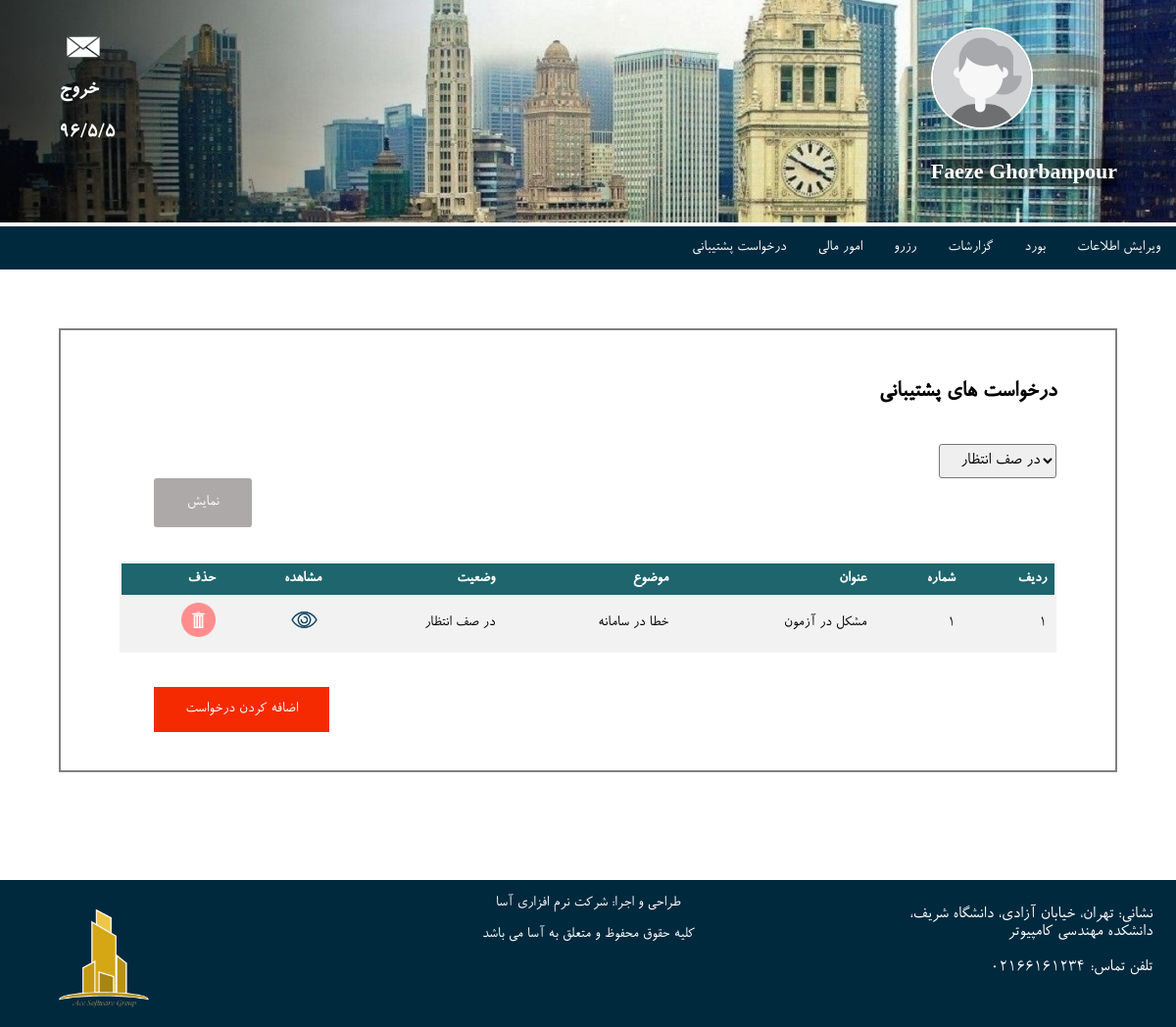
Page /manager/requests/ (signed in) on the committed database.
### Manager/models.py (models this page shows)
class Request(models.Model):
    manager = models.ForeignKey(Manager)
    title = models.CharField(max_length=20)
    subject = models.CharField(max_length= 1, choices=SUBJECT_CHOICES)
    text = models.TextField()
    state = models.CharField(max_length=2, choices=STATE_CHOICES)

### Manager/views.py (the view)
@login_required
def requests(request):
    manager_requests = None
    if request.method == 'POST':
        manager_requests = request.user.member.manager.request_set.all()
        if request.POST['choose'] == 'W':
            manager_requests = manager_requests.filter(state='W')
        elif request.POST['choose'] == 'C':
            manager_requests = manager_requests.filter(state='C')
    else:
        manager_requests = Request.objects.all()
    return render(request, 'manager/requests.html', {'requests': manager_requests})

### Manager/templates/manager/requests.html (shortened to what this page needs)
{% extends 'manager/managerBase.html' %}
{% block css %}<link rel="stylesheet" type="text/css" href="../../../static/css/reqStyles.css"/>{% endblock %}
{% block content %}
<div class="main">
    <h5>درخواست های پشتیبانی</h5>
<form action="" method="post">
    <select class="from" name="choose" placeholder="به ترتیب" style="width: 120px;">
                    <option value="W">در صف انتظار</option>
                </select></td>
    <input type="submit" class="btn"  value="نمایش">
</form>
    <table>
  <tr>
      <th>حذف</th>
      <th>مشاهده</th>
      <th>وضعیت</th>
      <th>موضوع</th>
      <th>عنوان</th>
      <th>شماره</th>
      <th>ردیف</th>
  </tr>
        {% for request in requests %}
            <tr>
                <td><a href="{% url 'site:manager:delete_request' request.id %}"><img src="../../static/images/delete.png" title="حذف" class="linkImg" onclick="f()"></a> </td>
                <td><a href="{% url 'site:manager:viewRequest' request.id %}"><img src="../../static/images/view.png" title="مشاهده" class="linkImg"></a> </td>
                <td>{{ request.get_state_display }}</td>
                <td>{{ request.get_subject_display}}</td>
                <td>{{ request.title }}</td>
                <td>{{ request.id }}</td>
                <td>
                    {{ forloop.counter }}
                </td>
            </tr>
        {% endfor %}
</table>
    <button type="button" class="btn" onclick="window.location.href='{% url 'site:manager:addRequest' %}'">اضافه کردن درخواست</button>
</div>
{% endblock %}

### Manager/templates/manager/managerBase.html (shortened to what this page needs)
<!DOCTYPE html>
<html lang="en">
<head>
    {% load static %}
    {% block css %}{% endblock %}
</head>
<body>
<div class="container">
    <img class="cover" src="../../../static/images/test.jpg">
    <div class="topright"><img class="img-circle" src="../../../static/images/user_profile_female.jpg">
        <p class="highlighted"> {{ user.get_full_name }}</p></div>
    <div class="topleft" style="display:grid; z-index:5">
        <a href="{% url 'site:manager:select_contact'%}"><img src="../../../static/images/message.png"
                                                              style="height:50px;width:50px;"/></a>
        <a href="/logout/">خروج</a>
        <p>96/5/5</p>
    </div>
</div>
<div class="menu">
    <ul>
        <li class="dropdown">
            <a href="javascript:void(0)" class="dropbtn">ویرایش اطلاعات</a>
        </li>
        <li class="dropdown">
            <a href="javascript:void(0)" class="dropbtn">بورد</a>
        </li>
        <li class="dropdown">
            <a href="javascript:void(0)" class="dropbtn">گزارشات</a>
        </li>
        <li class="dropdown">
            <a href="javascript:void(0)" class="dropbtn">رزرو</a>
        </li>
        <li class="dropdown">
            <a href="javascript:void(0)" class="dropbtn">امور مالی</a>
        </li>
        <a href="{% url 'site:manager:requests'%}" class="notDropdown">درخواست پشتیبانی</a>
    </ul>
</div>
{% block content %}
{% endblock %}
<div id="footer">
    <div class="address">
        <p>نشانی: تهران، خیابان آزادی، دانشگاه شریف، دانشکده مهندسی کامپیوتر</p>
        <p>تلفن تماس: 02166161234</p>
    </div>
    <p class="footer-block">طراحی و اجرا: شرکت نرم افزاری آسا</p>
    <p class="foot">کلیه حقوق محفوظ و متعلق به آسا می باشد</p>
    <div ><img class="logo" src="../../../static/images/LOGO.png"></div>
</div>
</body>
</html>

### static/css/reqStyles.css (style rules this page uses)
.img-circle { border-radius: 50%; max-width: 100px; height: auto; position: relative; border: solid white 2px; }
.cover { max-height: 100%; max-width: 100%; position: relative; }
.container { position: relative; }
.topleft { position: absolute; top: 10%; left: 5%; font-family: brandon; text-align: left; font-size: 22px; color: white; font-weight: bold; }
.topleft a { display: inline-block; color: white; padding: 0px; text-decoration: none; }
.topright { position: absolute; top: 12%; right: 5%; font-size: 22px; font-family: brandon; color: white; font-weight: bold; }
.topright p { padding: 0; }
.menu { text-align : right; font-family: brandon; }
ul { list-style-type: none; margin: 0; padding: 0; overflow: hidden; background-color: #00293E; }
li { float: right; }
.notDropdown { float: right; display: inline-block; color: white; text-align: center; padding: 14px 16px; text-decoration: none; }
li a, .dropbtn { display: inline-block; color: white; text-align: center; padding: 14px 16px; text-decoration: none; }
li.dropdown { display: inline-block; }
.main { padding: 5%; padding-top: 1%; padding-bottom: 10%; margin: 5%; border: solid 2px; border-color: gray; font-family: brandon; text-align: right; }
.main h5 { font-size: 24px; }
table { margin-top: 30px; border-collapse: collapse; width: 100%; border: solid 2px; border-color: #F3F2F1; }
th, td { text-align: right; padding: 8px; }
tr:nth-child(even) { background-color: #f2f2f2 }
th { background-color: #1E656D; color: white; }
.linkImg { width: 35px }
.btn { background-color:#F62A00; border: none; padding: 15px 32px; text-align: center; text-decoration: none; display: inline-block; font-size: 16px; float: left; margin: 35px; font-family: brandon; }
.btn[type=submit] { background-color: #ACA9A8; border: none; padding: 15px 32px; text-align: center; text-decoration: none; display: inline-block; font-size: 16px; float: left; margin: 35px; height: 50px; width: 100px; }
.btn { color: white; }

### rows in the picture
Request: state "در صف انتظار", subject "خطا در سامانه", title "مشکل در آزمون", id "1"

### other values in the picture
{{ user.get_full_name }} "Faeze Ghorbanpour"
